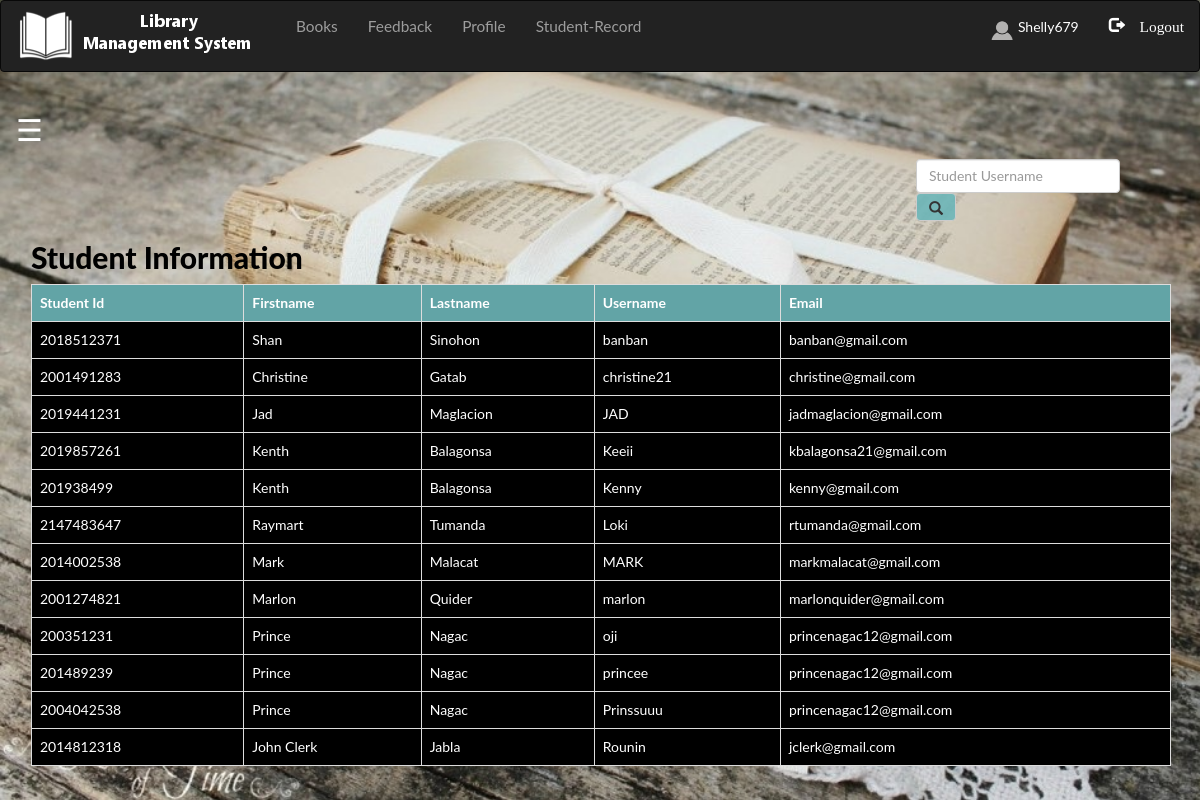
Screenshot of /admin/student.php (signed in) with the database file from the repository.
### tables this page shows
CREATE TABLE `registration` (
  `studentid` int(11) NOT NULL,
  `firstname` varchar(50) DEFAULT NULL,
  `lastname` varchar(50) DEFAULT NULL,
  `username` varchar(50) DEFAULT NULL,
  `password` varchar(50) DEFAULT NULL,
  `email` varchar(50) DEFAULT NULL,
  `contact` varchar(50) NOT NULL
);

### admin/student.php (the view, shortened to what this page needs)
<?php
include "connection.php";
    include "navbar.php";
?>
<DOCTYPE html>
    <html>
        <head>
        </head>
        <body>
<div id="main">
  <span style="font-size:30px;cursor:pointer; color:white;" onclick="openNav()">&#9776;</span>
        <div class = "container">
        <div class = "srch">
        <form class = "navbar-form" method = "post" name = "form1" action="">
                <input class = "form-control inp" type="text" name = "search" placeholder = "Student Username">
                <button type = "submit" name = "submit" class = "btn btn-default"> <span class ="glyphicon glyphicon-search"> </span> </button>
        </form>
        </div>
<h2> Student Information </h2>
<?php
        if(isset($_POST['submit']))
        {
            $sql = mysqli_query($db, "SELECT studentid, firstname,lastname,username,email FROM
            registration WHERE username like '%$_POST[search]%'");
            if(mysqli_num_rows($sql) == 0)
            {
                echo "No Student Found with that username. Please try again.";
            }
            else{
                echo "<table class= 'table table-bordered ' style = 'background-color: black; color:white;'>";
                echo "<tr style = 'background-color: #6db6b9e6;'>";
                echo "<th>"; echo "Student Id"; echo "</th>";
                echo "<th>"; echo "Firstname"; echo "</th>";
                echo "<th>"; echo "Lastname"; echo "</th>";
                echo "<th>"; echo "Username"; echo "</th>";
                echo "<th>"; echo "Email"; echo "</th>";
                echo "</tr>";
                while($row= mysqli_fetch_assoc($sql)){
                    echo "<tr>";
                    echo "<td>"; echo $row['studentid']; echo "</td>";
                    echo "<td>"; echo $row['firstname']; echo "</td>";
                    echo "<td>"; echo $row['lastname']; echo "</td>";
                    echo "<td>"; echo $row['username']; echo "</td>";
                    echo "<td>"; echo $row['email']; echo "</td>";
                    echo "</tr>";
                }
                    echo "</table>";
            }
        }
        else{
        $res = mysqli_query($db, "SELECT * FROM registration ORDER BY registration.username ASC;");
        echo "<table class= 'table table-bordered'  style = 'background-color: black; color:white;'>";
        echo "<tr style = 'background-color: #6db6b9e6;'>";
        echo "<th>"; echo "Student Id"; echo "</th>";
        echo "<th>"; echo "Firstname"; echo "</th>";
        echo "<th>"; echo "Lastname"; echo "</th>";
        echo "<th>"; echo "Username"; echo "</th>";
        echo "<th>"; echo "Email"; echo "</th>";
        echo "</tr>";
        while($row= mysqli_fetch_assoc($res)){
            echo "<tr>";
                    echo "<td>"; echo $row['studentid']; echo "</td>";
                    echo "<td>"; echo $row['firstname']; echo "</td>";
                    echo "<td>"; echo $row['lastname']; echo "</td>";
                    echo "<td>"; echo $row['username']; echo "</td>";
                    echo "<td>"; echo $row['email']; echo "</td>";
                    echo "</tr>";
        }
            echo "</table>";
    }
?>
  </div>
</body>
    </html>

### admin/css/style.css (style rules this page uses)
html, body, div, span, object, iframe, h1, h2, h3, h4, h5, h6, p, blockquote, pre, abbr, address, cite, code, del, dfn, em, img, ins, kbd, q, samp, small, strong, sub, sup, var, b, i, dl, dt, dd, ol, ul, li, fieldset, form, label, legend, table, caption, tbody, tfoot, thead, tr, th, td, article, aside, canvas, details, figcaption, figure, footer, header, hgroup, menu, nav, section, summary, time, mark, audio, video { margin:0; padding:0; border:0; outline:0; font-size:100%; vertical-align:baseline; background:transparent; }
body { line-height:1; }
table { border-collapse:collapse; border-spacing:0; }
input, select { vertical-align:middle; }

### admin/student.php (style rules this page uses)
.btn { background-color: #6db6b9e6; }
.srch { padding-left: 870px; }
body { font-family: "Lato", sans-serif; transition: background-color .5s; background-image: url(image/as.jpg); background-repeat: no-repeat; background-size: cover; }
h2 { font-weight: 800; font-size:30px; color:black; }
#main { transition: margin-left .5s; padding: 16px; }

### rows the page displays
registration: studentid "2018512371", firstname "Shan", lastname "Sinohon", username "banban", email "banban@gmail.com"
registration: studentid "2001491283", firstname "Christine", lastname "Gatab", username "christine21", email "christine@gmail.com"
registration: studentid "2019441231", firstname "Jad", lastname "Maglacion", username "JAD", email "jadmaglacion@gmail.com"
registration: studentid "2019857261", firstname "Kenth", lastname "Balagonsa", username "Keeii", email "kbalagonsa21@gmail.com"
registration: studentid "201938499", firstname "Kenth", lastname "Balagonsa", username "Kenny", email "kenny@gmail.com"
registration: studentid "2147483647", firstname "Raymart", lastname "Tumanda", username "Loki", email "rtumanda@gmail.com"
registration: studentid "2014002538", firstname "Mark", lastname "Malacat", username "MARK", email "markmalacat@gmail.com"
registration: studentid "2001274821", firstname "Marlon", lastname "Quider", username "marlon", email "marlonquider@gmail.com"
registration: studentid "200351231", firstname "Prince", lastname "Nagac", username "oji", email "princenagac12@gmail.com"
registration: studentid "201489239", firstname "Prince", lastname "Nagac", username "princee", email "princenagac12@gmail.com"
registration: studentid "2004042538", firstname "Prince", lastname "Nagac", username "Prinssuuu", email "princenagac12@gmail.com"
registration: studentid "2014812318", firstname "John Clerk", lastname "Jabla", username "Rounin", email "jclerk@gmail.com"

### other values shown
$_SESSION['login_admin'] "Shelly679"
